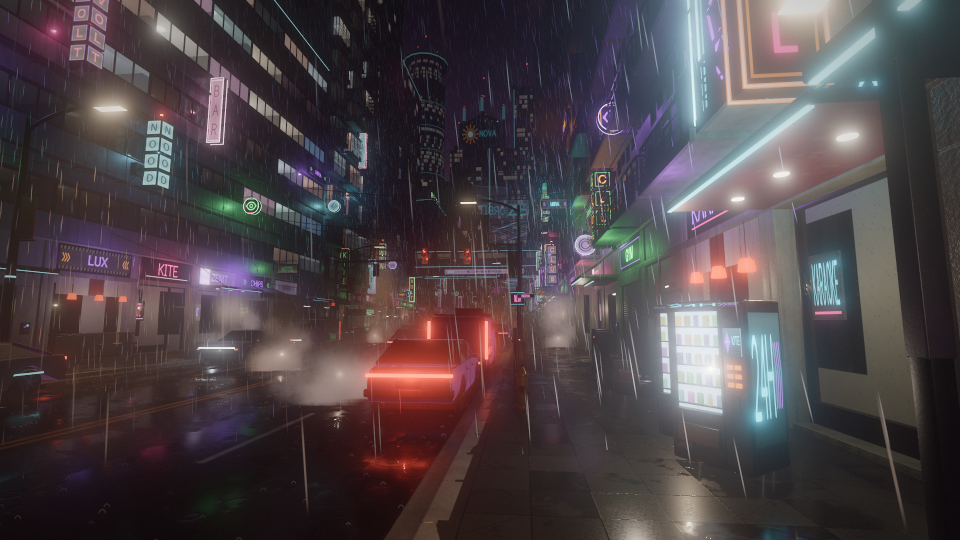
#> input picture docs/looks/neutral.png, 1920 x 1080 px, found by its file name (shown at 1/2 size)
$ python contact_sheet.py ../docs/looks/neutral.png ../docs/looks/neutral.png
#> lines starting #> are read from the running program, lines starting #| are printed output that depends on the picture
#!/usr/bin/env python3
"""Contact sheet of all rendered looks in docs/looks (neutral.png + look_*.png) with labels.
Usage: python3 tools/contact_sheet.py <looks dir> <out.png>"""
import sys, os, glob
from PIL import Image, ImageDraw, ImageFont

src, out = sys.argv[1], sys.argv[2]
files = []
if os.path.exists(os.path.join(src, "neutral.png")):
    files.append(("N", os.path.join(src, "neutral.png")))
for p in sorted(glob.glob(os.path.join(src, "look_*.png"))):
    files.append((os.path.basename(p)[5:-4], p))
if not files:
    sys.exit("no looks found")
cols = 3
tw, th = 960, 540
rows = (len(files) + cols - 1) // cols
sheet = Image.new("RGB", (cols * tw, rows * (th + 50)), (10, 10, 12))
d = ImageDraw.Draw(sheet)
f = ImageFont.load_default(size=34)
for i, (lid, p) in enumerate(files):
    im = Image.open(p).convert("RGB").resize((tw, th), Image.LANCZOS)
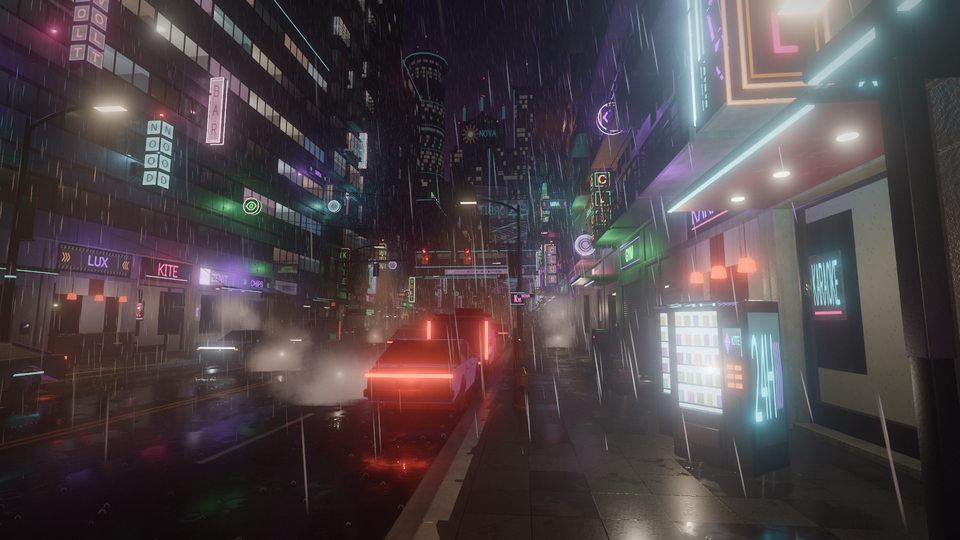
#> im: PIL image 960x540 RGB; mean R, G, B 77.7, 68.1, 71.6
    x, y = (i % cols) * tw, (i // cols) * (th + 50)
    sheet.paste(im, (x, y + 50))
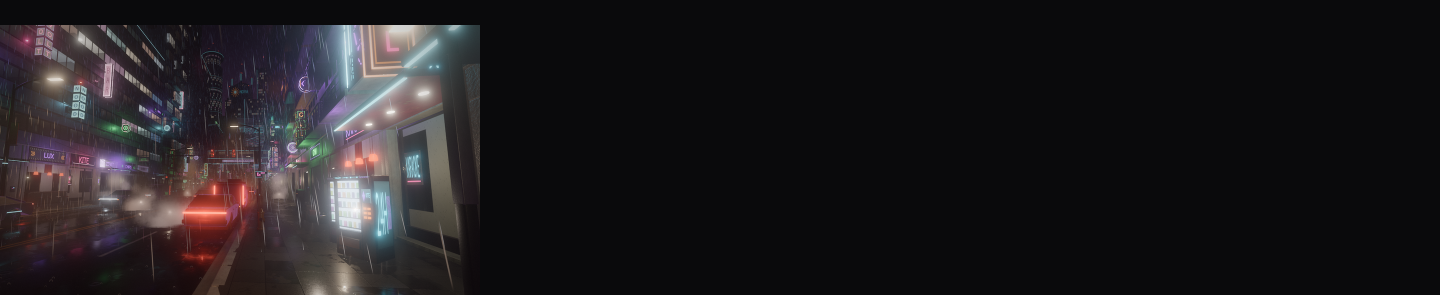
#> sheet: PIL image 2880x590 RGB (shown at 1/2 size); mean R, G, B 30.7, 27.7, 30.2
    d.text((x + 10, y + 8), "look " + lid, font=f, fill=(240, 240, 240))
sheet.save(out)
print("CONTACT", out, sheet.size)
#| CONTACT ../docs/looks/neutral.png (2880, 590)
